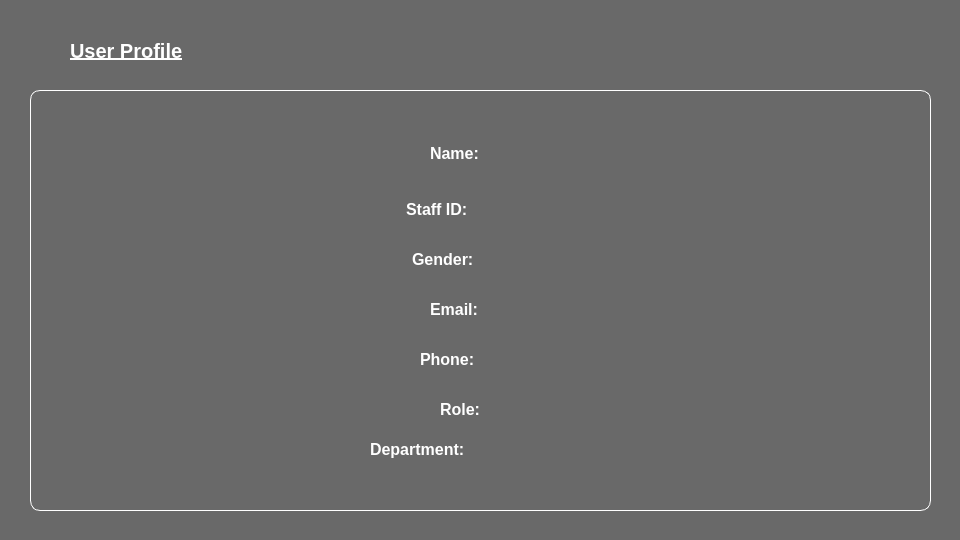
<?xml version="1.0" encoding="UTF-8"?>
<ui version="4.0">
 <class>MainWindow</class>
 <widget class="QMainWindow" name="MainWindow">
  <property name="geometry">
   <rect>
    <x>0</x>
    <y>0</y>
    <width>960</width>
    <height>540</height>
   </rect>
  </property>
  <property name="minimumSize">
   <size>
    <width>960</width>
    <height>540</height>
   </size>
  </property>
  <property name="maximumSize">
   <size>
    <width>960</width>
    <height>540</height>
   </size>
  </property>
  <property name="windowTitle">
   <string>MainWindow</string>
  </property>
  <property name="styleSheet">
   <string notr="true">background-color: #696969;</string>
  </property>
  <widget class="QWidget" name="centralwidget">
   <property name="minimumSize">
    <size>
     <width>960</width>
     <height>540</height>
    </size>
   </property>
   <property name="maximumSize">
    <size>
     <width>960</width>
     <height>540</height>
    </size>
   </property>
   <property name="autoFillBackground">
    <bool>false</bool>
   </property>
   <widget class="QLabel" name="header">
    <property name="geometry">
     <rect>
      <x>70</x>
      <y>30</y>
      <width>191</width>
      <height>41</height>
     </rect>
    </property>
    <property name="font">
     <font>
      <pointsize>15</pointsize>
      <weight>75</weight>
      <bold>true</bold>
      <underline>true</underline>
     </font>
    </property>
    <property name="styleSheet">
     <string notr="true">color: white;</string>
    </property>
    <property name="text">
     <string>User Profile</string>
    </property>
   </widget>
   <widget class="QFrame" name="frame">
    <property name="geometry">
     <rect>
      <x>30</x>
      <y>90</y>
      <width>901</width>
      <height>421</height>
     </rect>
    </property>
    <property name="styleSheet">
     <string notr="true">border: 1px solid white;
border-radius: 10px;</string>
    </property>
    <property name="frameShape">
     <enum>QFrame::StyledPanel</enum>
    </property>
    <property name="frameShadow">
     <enum>QFrame::Raised</enum>
    </property>
    <widget class="QLabel" name="gender_label">
     <property name="geometry">
      <rect>
       <x>382</x>
       <y>160</y>
       <width>101</width>
       <height>19</height>
      </rect>
     </property>
     <property name="font">
      <font>
       <pointsize>12</pointsize>
       <weight>75</weight>
       <bold>true</bold>
      </font>
     </property>
     <property name="styleSheet">
      <string notr="true">color: white;
border: none;</string>
     </property>
     <property name="text">
      <string>Gender:</string>
     </property>
    </widget>
    <widget class="QLabel" name="department_db">
     <property name="geometry">
      <rect>
       <x>510</x>
       <y>350</y>
       <width>351</width>
       <height>31</height>
      </rect>
     </property>
     <property name="font">
      <font>
       <pointsize>12</pointsize>
      </font>
     </property>
     <property name="styleSheet">
      <string notr="true">color: white;
border: none;</string>
     </property>
     <property name="text">
      <string/>
     </property>
     <property name="alignment">
      <set>Qt::AlignLeading|Qt::AlignLeft|Qt::AlignTop</set>
     </property>
    </widget>
    <widget class="QLabel" name="gender_db">
     <property name="geometry">
      <rect>
       <x>510</x>
       <y>160</y>
       <width>81</width>
       <height>19</height>
      </rect>
     </property>
     <property name="font">
      <font>
       <pointsize>12</pointsize>
      </font>
     </property>
     <property name="styleSheet">
      <string notr="true">color: white;
border: none;</string>
     </property>
     <property name="text">
      <string/>
     </property>
    </widget>
    <widget class="QLabel" name="profile">
     <property name="geometry">
      <rect>
       <x>100</x>
       <y>110</y>
       <width>188</width>
       <height>188</height>
      </rect>
     </property>
     <property name="styleSheet">
      <string notr="true">border: none;</string>
     </property>
     <property name="text">
      <string/>
     </property>
     <property name="pixmap">
      <pixmap>profile.png</pixmap>
     </property>
     <property name="scaledContents">
      <bool>true</bool>
     </property>
    </widget>
    <widget class="QLabel" name="email_label">
     <property name="geometry">
      <rect>
       <x>400</x>
       <y>210</y>
       <width>81</width>
       <height>19</height>
      </rect>
     </property>
     <property name="font">
      <font>
       <pointsize>12</pointsize>
       <weight>75</weight>
       <bold>true</bold>
      </font>
     </property>
     <property name="styleSheet">
      <string notr="true">color: white;
border: none;</string>
     </property>
     <property name="text">
      <string>Email:</string>
     </property>
    </widget>
    <widget class="QLabel" name="phone_label">
     <property name="geometry">
      <rect>
       <x>390</x>
       <y>260</y>
       <width>91</width>
       <height>19</height>
      </rect>
     </property>
     <property name="font">
      <font>
       <pointsize>12</pointsize>
       <weight>75</weight>
       <bold>true</bold>
      </font>
     </property>
     <property name="styleSheet">
      <string notr="true">color: white;
border: none;</string>
     </property>
     <property name="text">
      <string>Phone:</string>
     </property>
    </widget>
    <widget class="QLabel" name="role_db">
     <property name="geometry">
      <rect>
       <x>510</x>
       <y>304</y>
       <width>351</width>
       <height>31</height>
      </rect>
     </property>
     <property name="font">
      <font>
       <pointsize>12</pointsize>
      </font>
     </property>
     <property name="styleSheet">
      <string notr="true">color: white;
border: none;</string>
     </property>
     <property name="text">
      <string/>
     </property>
     <property name="alignment">
      <set>Qt::AlignLeading|Qt::AlignLeft|Qt::AlignVCenter</set>
     </property>
    </widget>
    <widget class="QLabel" name="phone_db">
     <property name="geometry">
      <rect>
       <x>510</x>
       <y>260</y>
       <width>151</width>
       <height>19</height>
      </rect>
     </property>
     <property name="font">
      <font>
       <pointsize>12</pointsize>
      </font>
     </property>
     <property name="styleSheet">
      <string notr="true">color: white;
border: none;</string>
     </property>
     <property name="text">
      <string/>
     </property>
    </widget>
    <widget class="QLabel" name="name_db">
     <property name="geometry">
      <rect>
       <x>510</x>
       <y>50</y>
       <width>351</width>
       <height>31</height>
      </rect>
     </property>
     <property name="font">
      <font>
       <pointsize>12</pointsize>
      </font>
     </property>
     <property name="styleSheet">
      <string notr="true">color: white;
border: none;</string>
     </property>
     <property name="text">
      <string/>
     </property>
     <property name="alignment">
      <set>Qt::AlignLeading|Qt::AlignLeft|Qt::AlignTop</set>
     </property>
    </widget>
    <widget class="QLabel" name="name_label">
     <property name="geometry">
      <rect>
       <x>400</x>
       <y>54</y>
       <width>81</width>
       <height>19</height>
      </rect>
     </property>
     <property name="font">
      <font>
       <pointsize>12</pointsize>
       <weight>75</weight>
       <bold>true</bold>
      </font>
     </property>
     <property name="styleSheet">
      <string notr="true">color: white;
border: none;</string>
     </property>
     <property name="text">
      <string>Name:</string>
     </property>
    </widget>
    <widget class="QLabel" name="role_label">
     <property name="geometry">
      <rect>
       <x>410</x>
       <y>310</y>
       <width>68</width>
       <height>19</height>
      </rect>
     </property>
     <property name="font">
      <font>
       <pointsize>12</pointsize>
       <weight>75</weight>
       <bold>true</bold>
      </font>
     </property>
     <property name="styleSheet">
      <string notr="true">color: white;
border: none;</string>
     </property>
     <property name="text">
      <string>Role:</string>
     </property>
    </widget>
    <widget class="QLabel" name="department_label">
     <property name="geometry">
      <rect>
       <x>340</x>
       <y>350</y>
       <width>151</width>
       <height>31</height>
      </rect>
     </property>
     <property name="font">
      <font>
       <pointsize>12</pointsize>
       <weight>75</weight>
       <bold>true</bold>
      </font>
     </property>
     <property name="styleSheet">
      <string notr="true">color: white;
border: none;</string>
     </property>
     <property name="text">
      <string>Department:</string>
     </property>
     <property name="alignment">
      <set>Qt::AlignLeading|Qt::AlignLeft|Qt::AlignTop</set>
     </property>
    </widget>
    <widget class="QLabel" name="email_db">
     <property name="geometry">
      <rect>
       <x>510</x>
       <y>204</y>
       <width>351</width>
       <height>31</height>
      </rect>
     </property>
     <property name="font">
      <font>
       <pointsize>12</pointsize>
      </font>
     </property>
     <property name="styleSheet">
      <string notr="true">color: white;
border: none;</string>
     </property>
     <property name="text">
      <string/>
     </property>
     <property name="alignment">
      <set>Qt::AlignLeading|Qt::AlignLeft|Qt::AlignTop</set>
     </property>
    </widget>
    <widget class="QLabel" name="staff_id_label">
     <property name="geometry">
      <rect>
       <x>376</x>
       <y>110</y>
       <width>101</width>
       <height>19</height>
      </rect>
     </property>
     <property name="font">
      <font>
       <pointsize>12</pointsize>
       <weight>75</weight>
       <bold>true</bold>
      </font>
     </property>
     <property name="styleSheet">
      <string notr="true">color: white;
border: none;</string>
     </property>
     <property name="text">
      <string>Staff ID:</string>
     </property>
    </widget>
    <widget class="QLabel" name="staff_id_db">
     <property name="geometry">
      <rect>
       <x>510</x>
       <y>110</y>
       <width>351</width>
       <height>19</height>
      </rect>
     </property>
     <property name="font">
      <font>
       <pointsize>12</pointsize>
      </font>
     </property>
     <property name="styleSheet">
      <string notr="true">color: white;
border: none;</string>
     </property>
     <property name="text">
      <string/>
     </property>
    </widget>
   </widget>
  </widget>
 </widget>
 <resources/>
 <connections/>
</ui>
